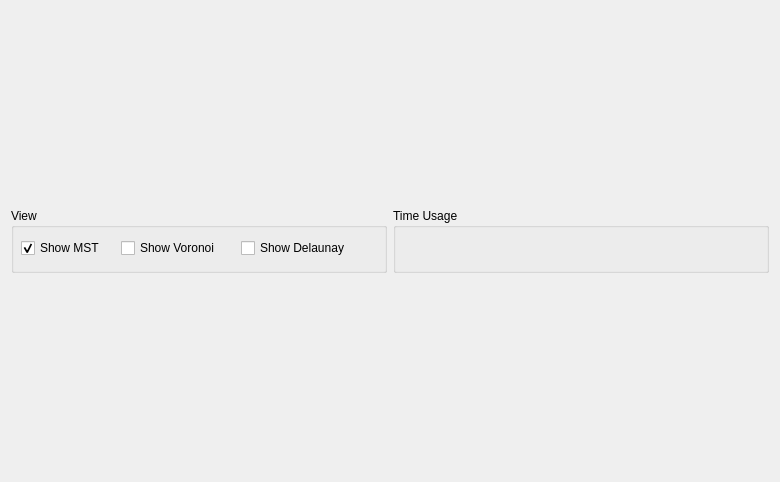
<?xml version="1.0" encoding="UTF-8"?>
<ui version="4.0">
 <class>ResultDialog</class>
 <widget class="QDialog" name="ResultDialog">
  <property name="geometry">
   <rect>
    <x>0</x>
    <y>0</y>
    <width>780</width>
    <height>482</height>
   </rect>
  </property>
  <property name="windowTitle">
   <string>Result</string>
  </property>
  <layout class="QGridLayout" name="gridLayout">
   <item row="2" column="0" colspan="2">
    <layout class="QVBoxLayout" name="verticalLayout"/>
   </item>
   <item row="1" column="0">
    <widget class="QGroupBox" name="groupBox">
     <property name="sizePolicy">
      <sizepolicy hsizetype="Preferred" vsizetype="Fixed">
       <horstretch>0</horstretch>
       <verstretch>0</verstretch>
      </sizepolicy>
     </property>
     <property name="minimumSize">
      <size>
       <width>0</width>
       <height>65</height>
      </size>
     </property>
     <property name="title">
      <string>View</string>
     </property>
     <widget class="QCheckBox" name="showMST">
      <property name="geometry">
       <rect>
        <x>10</x>
        <y>30</y>
        <width>93</width>
        <height>20</height>
       </rect>
      </property>
      <property name="focusPolicy">
       <enum>Qt::NoFocus</enum>
      </property>
      <property name="text">
       <string>Show MST</string>
      </property>
      <property name="checked">
       <bool>true</bool>
      </property>
     </widget>
     <widget class="QCheckBox" name="showDelaunay">
      <property name="geometry">
       <rect>
        <x>230</x>
        <y>30</y>
        <width>121</width>
        <height>20</height>
       </rect>
      </property>
      <property name="focusPolicy">
       <enum>Qt::NoFocus</enum>
      </property>
      <property name="text">
       <string>Show Delaunay</string>
      </property>
     </widget>
     <widget class="QCheckBox" name="showVoronoi">
      <property name="geometry">
       <rect>
        <x>110</x>
        <y>30</y>
        <width>112</width>
        <height>20</height>
       </rect>
      </property>
      <property name="focusPolicy">
       <enum>Qt::NoFocus</enum>
      </property>
      <property name="text">
       <string>Show Voronoi</string>
      </property>
     </widget>
    </widget>
   </item>
   <item row="1" column="1">
    <widget class="QGroupBox" name="groupBox_2">
     <property name="title">
      <string>Time Usage</string>
     </property>
     <widget class="QWidget" name="verticalLayoutWidget">
      <property name="geometry">
       <rect>
        <x>10</x>
        <y>20</y>
        <width>341</width>
        <height>44</height>
       </rect>
      </property>
      <layout class="QVBoxLayout" name="verticalLayout_2">
       <item>
        <widget class="QLabel" name="label_delaunay">
         <property name="sizePolicy">
          <sizepolicy hsizetype="Preferred" vsizetype="Ignored">
           <horstretch>0</horstretch>
           <verstretch>0</verstretch>
          </sizepolicy>
         </property>
         <property name="minimumSize">
          <size>
           <width>0</width>
           <height>0</height>
          </size>
         </property>
         <property name="text">
          <string/>
         </property>
        </widget>
       </item>
       <item>
        <widget class="QLabel" name="label_prime">
         <property name="sizePolicy">
          <sizepolicy hsizetype="Preferred" vsizetype="Ignored">
           <horstretch>0</horstretch>
           <verstretch>0</verstretch>
          </sizepolicy>
         </property>
         <property name="text">
          <string/>
         </property>
        </widget>
       </item>
      </layout>
     </widget>
    </widget>
   </item>
  </layout>
 </widget>
 <resources/>
 <connections/>
</ui>
